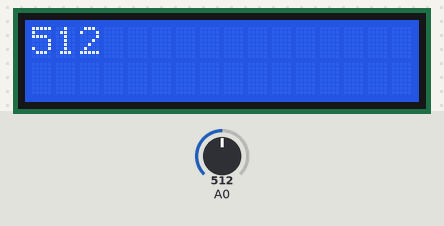
Simulated run of this sketch. Board: Arduino Uno, built with avr-gcc and run on an emulated ATmega328P. Shown: 16×2 character LCD. Inputs (shaded band) come from the test bench; at power-on: A0 = 512. What the sketch prints to the serial monitor is not drawn.

Above: at 1.2 s.
1.3 s: A0 set to 716
At 3.2 s:
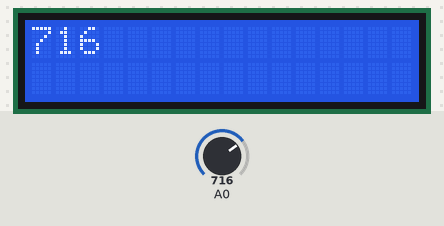
3.5 s: A0 set to 900
At 5.3 s:
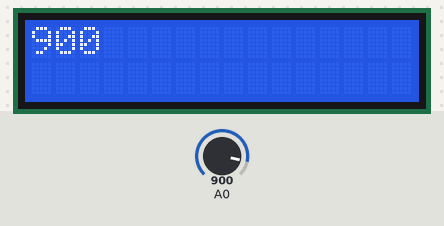
5.6 s: A0 set to 1023
At 7.5 s:
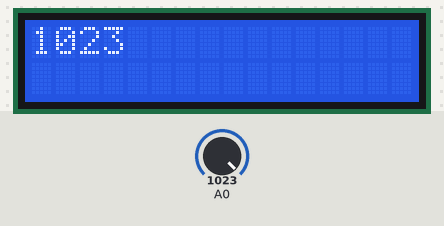
Timing chart, 0 to 9.0 s (numbered marks = the images above; inputs shaded):
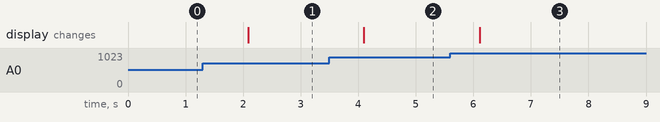

The sketch:

test_lightSensor.ino
```cpp
#include "LiquidCrystal_I2C.h";

// khởi tạo màn hình LCD
LiquidCrystal_I2C lcd(0x21, 16, 2);


void setup() {

    Serial.begin(115200); // Khởi tạo Serial
    //Initialize the LCD
    lcd.init();
    // Turn on the blacklight
    lcd.backlight();

    // Cau hinh chan analog
    pinMode(A0, INPUT);
}

void loop() {

    // Doc gia tri cam bien
    int sensorValue = analogRead(A0);

    // In ra gia tri anh sang
    Serial.print("Light: ");
    Serial.println(sensorValue); // In voi 2 chu so thap phan

    // in giá trị cảm biến ra màn hình LCD
    lcd.clear();
    lcd.setCursor(0, 0);
    lcd.print(sensorValue);

    delay(1000); // Cho 1 giay
}
```

Measured:
- after the input at 1.3 s, the display: changes after 0.79 s (image 1)
- after the input at 3.5 s, the display: changes after 0.60 s (image 2)
- after the input at 5.6 s, the display: changes after 0.52 s (image 3)
